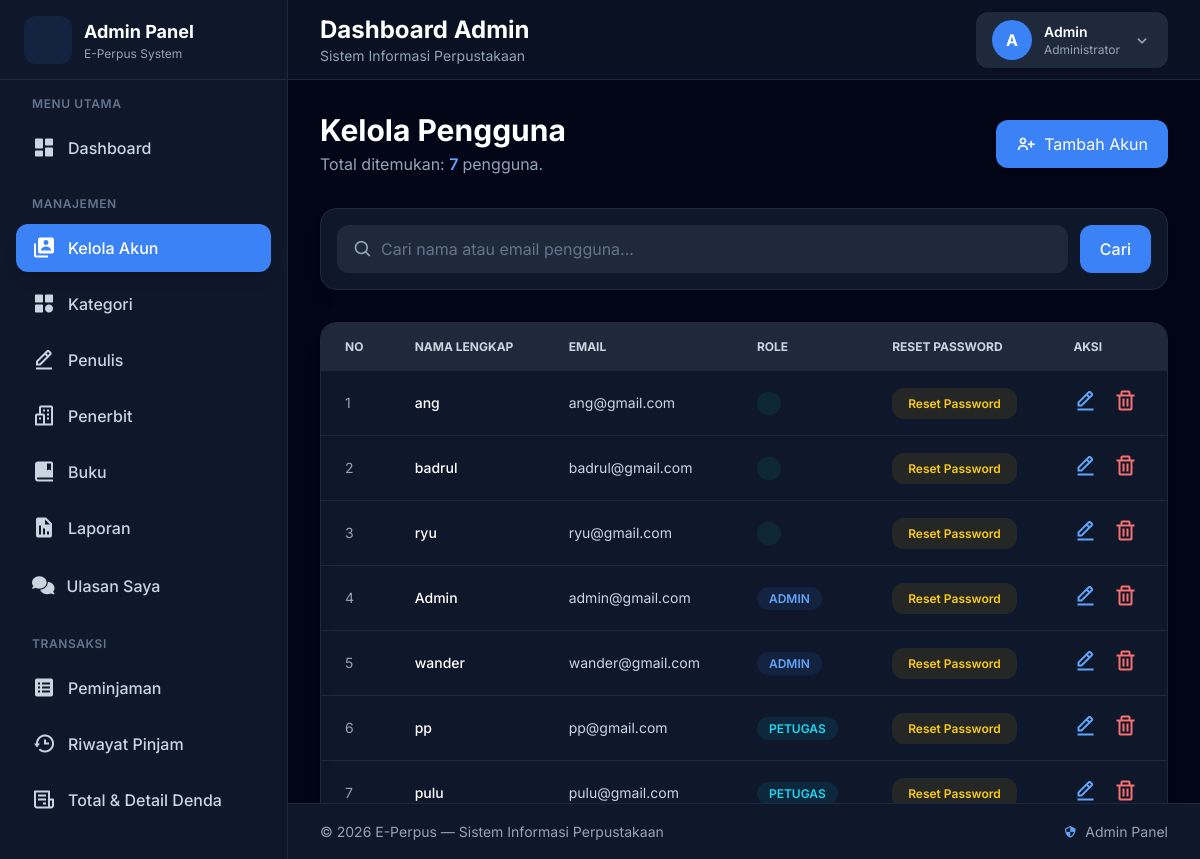
/admin/akun/user.php (signed in), run on the app's committed database.
### tables this page shows
CREATE TABLE `user` (
  `id_user` int(11) NOT NULL,
  `nama` varchar(100) DEFAULT NULL,
  `email` varchar(100) DEFAULT NULL,
  `password` text DEFAULT NULL,
  `role` enum('admin','petugas','user') NOT NULL DEFAULT 'user',
  `no_hp` varchar(20) DEFAULT NULL
);

### admin/akun/user.php (the view, shortened to what this page needs)
<?php
include __DIR__ . "/../../config/koneksi.php";
include __DIR__ . "/../../admin/layout/header.php";
$search = isset($_GET['search'])
    ? mysqli_real_escape_string($conn, $_GET['search'])
    : '';
if (!empty($search)) {
    $sql = "SELECT * FROM user
            WHERE nama LIKE '%$search%'
            OR email LIKE '%$search%'
            ORDER BY role ASC, nama ASC";
} else {
    $sql = "SELECT * FROM user
            ORDER BY role ASC, nama ASC";
}
$query = mysqli_query($conn, $sql);
?>
<script src="https://cdn.tailwindcss.com"></script>
<link href='https://unpkg.com/boxicons@2.1.4/css/boxicons.min.css' rel='stylesheet'>
<div class="flex flex-col md:flex-row md:items-center md:justify-between gap-5 mb-8">
    <div>
        <h2 class="text-3xl font-bold text-white">
            Kelola Pengguna
        </h2>
        <p class="text-slate-400 mt-1">
            Total ditemukan:
            <span class="text-blue-400 font-semibold">
                <?= mysqli_num_rows($query); ?>
            </span>
            pengguna.
        </p>
    </div>
    <a href="tambah.php"
       class="bg-blue-500 hover:bg-blue-600 transition px-5 py-3 rounded-xl text-white flex items-center gap-2 shadow-lg w-fit">
        <i class='bx bx-user-plus text-xl'></i>
        Tambah Akun
    </a>
</div>
<div class="bg-slate-900 border border-slate-800 rounded-2xl p-4 mb-8 shadow-lg">
    <form method="GET" class="flex items-center gap-3">
        <div class="flex-1 flex items-center bg-slate-800 rounded-xl px-4 py-3">
            <i class='bx bx-search text-slate-400 text-xl mr-2'></i>
            <input type="text"
                   name="search"
                   placeholder="Cari nama atau email pengguna..."
                   value="<?= htmlspecialchars($search) ?>"
                   class="bg-transparent outline-none text-white w-full placeholder:text-slate-500">
        </div>
        <button type="submit"
                class="bg-blue-500 hover:bg-blue-600 transition px-5 py-3 rounded-xl text-white font-medium">
            Cari
        </button>
    </form>
</div>
<div class="overflow-x-auto bg-slate-900 border border-slate-800 rounded-2xl shadow-xl">
    <table class="w-full text-left text-sm text-slate-300">
        <thead class="bg-slate-800 uppercase text-xs text-slate-300">
            <tr>
                <th class="px-6 py-4">No</th>
                <th class="px-6 py-4">Nama Lengkap</th>
                <th class="px-6 py-4">Email</th>
                <th class="px-6 py-4">Role</th>
                <th class="px-6 py-4">Reset Password</th>
                <th class="px-6 py-4">Aksi</th>
            </tr>
        </thead>
        <tbody>
            <?php
            $no = 1;
            if (mysqli_num_rows($query) > 0) {
                while ($row = mysqli_fetch_assoc($query)) {
            ?>
            <tr class="border-b border-slate-800 hover:bg-slate-800/50 transition">
                <td class="px-6 py-4 text-slate-400">
                    <?= $no++; ?>
                </td>
                <td class="px-6 py-4 font-medium text-white">
                    <?= htmlspecialchars($row['nama']); ?>
                </td>
                <td class="px-6 py-4 text-slate-300">
                    <?= htmlspecialchars($row['email']); ?>
                </td>
                <td class="px-6 py-4">
                    <?php
                    $role = strtolower($row['role']);
                    $badgeClass = match($role) {
                        'admin'   => 'bg-blue-500/10 text-blue-400',
                        'petugas' => 'bg-cyan-500/10 text-cyan-400',
                        default   => 'bg-emerald-500/10 text-emerald-400'
                    };
                    ?>
                    <span class="px-3 py-1 rounded-full text-xs font-semibold <?= $badgeClass; ?>">
                        <?= strtoupper($row['role']); ?>
                    </span>
                </td>
                <td class="px-6 py-4">
                    <a href="reset_password.php?id=<?= $row['id_user']; ?>"
                       onclick="confirmReset(event, this.href)"
                       class="bg-yellow-500/10 hover:bg-yellow-500/20 text-yellow-400 px-4 py-2 rounded-xl text-xs font-semibold transition">
                        Reset Password
                    </a>
                </td>
                <td class="px-6 py-4">
                    <div class="flex items-center gap-4">
                        <a href="edit_user.php?id=<?= $row['id_user']; ?>"
                           class="text-blue-400 hover:text-blue-300 text-2xl transition">
                            <i class='bx bx-edit-alt'></i>
                        </a>
                        <a href="hapus_user.php?id=<?= $row['id_user']; ?>"
                           onclick="confirmDelete(event, this.href)"
                           class="text-red-400 hover:text-red-300 text-2xl transition">
                            <i class='bx bx-trash'></i>
                        </a>
                    </div>
                </td>
            </tr>
            <?php
                }
            } ?>
        </tbody>
    </table>
</div>
<?php include '../../admin/layout/footer.php'; ?>

### admin/layout/header.php (shortened to what this page needs)
<!DOCTYPE html>
<html lang="id">
<head>
    <link href='https://unpkg.com/boxicons@2.1.4/css/boxicons.min.css' rel='stylesheet'>
    <link rel="stylesheet" href="https://cdnjs.cloudflare.com/ajax/libs/font-awesome/6.5.1/css/all.min.css">
    <script src="https://cdn.tailwindcss.com"></script>
</head>
<body class="bg-slate-950 text-white">
    <?php
    $current_page   = basename($_SERVER['PHP_SELF']);
    $current_folder = basename(dirname($_SERVER['PHP_SELF']));
    ?>
    <div class="flex min-h-screen">
        <aside class="w-72 bg-slate-900 border-r border-slate-800 flex flex-col shadow-2xl sticky top-0 h-screen">
            <div class="h-20 flex items-center gap-3 px-6 border-b border-slate-800">
                <div class="w-12 h-12 rounded-xl bg-blue-500/10 text-blue-400 flex items-center justify-center text-3xl">
                </div>
                <div>
                    <h1 class="text-lg font-bold text-white">
                        Admin Panel
                    </h1>
                    <p class="text-xs text-slate-400">
                        E-Perpus System
                    </p>
                </div>
            </div>
            <nav class="flex-1 overflow-y-auto p-4 space-y-6 scrollbar-thin scrollbar-thumb-slate-700">
                <div>
                    <p class="text-xs font-semibold text-slate-500 uppercase tracking-wider px-4 mb-3">
                        Menu Utama
                    </p>
                    <div class="space-y-2">
                        <a href="/library/admin/dashboard/index.php"
                            class="flex items-center gap-3 px-4 py-3 rounded-xl transition
                        <?= ($current_folder == 'dashboard')
                            ? 'bg-blue-500 text-white shadow-lg'
                            : 'text-slate-300 hover:bg-slate-800 hover:text-white'; ?>">
                            <i class='bx bxs-dashboard text-2xl'></i>
                            <span class="font-medium">
                                Dashboard
                            </span>
                        </a>
                    </div>
                </div>
                <div>
                    <p class="text-xs font-semibold text-slate-500 uppercase tracking-wider px-4 mb-3">
                        Manajemen
                    </p>
                    <div class="space-y-2">
                        <a href="/library/admin/akun/user.php"
                            class="flex items-center gap-3 px-4 py-3 rounded-xl transition
                        <?= ($current_page == 'user.php')
                            ? 'bg-blue-500 text-white shadow-lg'
                            : 'text-slate-300 hover:bg-slate-800 hover:text-white'; ?>">
                            <i class='bx bxs-user-account text-2xl'></i>
                            <span class="font-medium">
                                Kelola Akun
                            </span>
                        </a>
                        <a href="/library/admin/kategori/kategori.php"
                            class="flex items-center gap-3 px-4 py-3 rounded-xl transition
                        <?= ($current_page == 'kategori.php')
                            ? 'bg-blue-500 text-white shadow-lg'
                            : 'text-slate-300 hover:bg-slate-800 hover:text-white'; ?>">
                            <i class='bx bxs-category text-2xl'></i>
                            <span class="font-medium">
                                Kategori
                            </span>
                        </a>
                        <a href="/library/admin/penulis/index.php"
                            class="flex items-center gap-3 px-4 py-3 rounded-xl transition
                        <?= ($current_folder == 'penulis')
                            ? 'bg-blue-500 text-white shadow-lg'
                            : 'text-slate-300 hover:bg-slate-800 hover:text-white'; ?>">
                            <i class='bx bx-edit-alt text-2xl'></i>
                            <span class="font-medium">
                                Penulis
                            </span>
                        </a>
                        <a href="/library/admin/penerbit/index.php"
                            class="flex items-center gap-3 px-4 py-3 rounded-xl transition
                        <?= ($current_folder == 'penerbit')
                            ? 'bg-blue-500 text-white shadow-lg'
                            : 'text-slate-300 hover:bg-slate-800 hover:text-white'; ?>">
                            <i class='bx bx-buildings text-2xl'></i>
                            <span class="font-medium">
                                Penerbit
                            </span>
                        </a>
                        <a href="/library/admin/buku/buku.php"
                            class="flex items-center gap-3 px-4 py-3 rounded-xl transition
                        <?= ($current_page == 'buku.php')
                            ? 'bg-blue-500 text-white shadow-lg'
                            : 'text-slate-300 hover:bg-slate-800 hover:text-white'; ?>">
                            <i class='bx bxs-book-bookmark text-2xl'></i>
                            <span class="font-medium">
                                Buku
                            </span>
                        </a>
                        <a href="/library/admin/laporan/index.php"
                            class="flex items-center gap-3 px-4 py-3 rounded-xl transition
                        <?= ($current_folder == 'laporan')
                            ? 'bg-blue-500 text-white shadow-lg'
                            : 'text-slate-300 hover:bg-slate-800 hover:text-white'; ?>">
                            <i class='bx bxs-report text-2xl'></i>
                            <span class="font-medium">
                                Laporan
                            </span>
                        </a>
                        <a href="/library/admin/ulasan/index.php"
                            class="flex items-center gap-3 px-4 py-3 rounded-2xl transition
                            <?= ($current_folder == 'ulasan')
                                ? 'bg-blue-500 text-white shadow-lg'
                                : 'text-slate-300 hover:bg-slate-800 hover:text-white'; ?>">
                            <i class="fa-solid fa-comments text-lg"></i>
                            <span class="font-medium">Ulasan Saya</span>
                        </a>
                    </div>
                </div>
                <div>
                    <p class="text-xs font-semibold text-slate-500 uppercase tracking-wider px-4 mb-3">
                        Transaksi
                    </p>
                    <div class="space-y-2">
                        <a href="/library/admin/peminjaman/peminjaman.php"
                            class="flex items-center gap-3 px-4 py-3 rounded-xl transition
                        <?= ($current_folder == 'peminjaman')
                            ? 'bg-blue-500 text-white shadow-lg'
                            : 'text-slate-300 hover:bg-slate-800 hover:text-white'; ?>">
                            <i class='bx bxs-spreadsheet text-2xl'></i>
                            <span class="font-medium">
                                Peminjaman
                            </span>
                        </a>
                        <a href="/library/admin/riwayat/riwayat.php"
                            class="flex items-center gap-3 px-4 py-3 rounded-xl transition
                        <?= ($current_folder == 'riwayat')
                            ? 'bg-blue-500 text-white shadow-lg'
                            : 'text-slate-300 hover:bg-slate-800 hover:text-white'; ?>">
                            <i class='bx bx-history text-2xl'></i>
                            <span class="font-medium">
                                Riwayat Pinjam
                            </span>
                        </a>
                        <a href="/library/admin/denda/total.php"
                            class="flex items-center gap-3 px-4 py-3 rounded-xl transition
                        <?= ($current_folder == 'transaksi')
                            ? 'bg-blue-500 text-white shadow-lg'
                            : 'text-slate-300 hover:bg-slate-800 hover:text-white'; ?>">
                            <i class='bx bx-receipt text-2xl'></i>
                            <span class="font-medium">
                                Total & Detail Denda
                            </span>
                        </a>
                    </div>
                </div>
            </nav>
        </aside>
        <main class="flex-1 h-screen overflow-y-auto">
            <div class="h-20 border-b border-slate-800 bg-slate-900/70 backdrop-blur px-8 flex items-center justify-between">
                <div>
                    <h2 class="text-2xl font-bold text-white">
                        Dashboard Admin
                    </h2>
                    <p class="text-sm text-slate-400">
                        Sistem Informasi Perpustakaan
                    </p>
                </div>
                <div class="relative">
                    <button id="profileButton"
                        class="flex items-center gap-3 bg-slate-800 hover:bg-slate-700 transition px-4 py-2 rounded-xl">
                        <div class="w-10 h-10 rounded-full bg-blue-500 flex items-center justify-center font-bold text-white">
                            <?= strtoupper(substr($_SESSION['nama'], 0, 1)); ?>
                        </div>
                        <div class="text-left">
                            <h4 class="text-sm font-semibold text-white">
                                <?= htmlspecialchars($_SESSION['nama']); ?>
                            </h4>
                            <p class="text-xs text-slate-400">
                                Administrator
                            </p>
                        </div>
                        <i class='bx bx-chevron-down text-xl text-slate-400'></i>
                    </button>
                </div>
            </div>
            <div class="p-8">

### admin/layout/footer.php (shortened to what this page needs)
        </div>
    </main>
</div>
<footer class="fixed bottom-0 left-72 right-0 h-14 bg-slate-900 border-t border-slate-800 flex items-center justify-between px-8 text-sm text-slate-400">
    <p>
        © <?= date('Y') ?> E-Perpus — Sistem Informasi Perpustakaan
    </p>
    <div class="flex items-center gap-2">
        <i class='bx bx-shield-quarter text-blue-400'></i>
        <span>Admin Panel</span>
    </div>
</footer>
</body>
</html>

### admin/layout/header.php (style rules this page uses)
body { font-family: 'Inter', sans-serif; }

### data on the page
user: nama "ang", email "ang@gmail.com"
user: nama "badrul", email "badrul@gmail.com"
user: nama "ryu", email "ryu@gmail.com"
user: nama "Admin", email "admin@gmail.com", role "ADMIN"
user: nama "wander", email "wander@gmail.com", role "ADMIN"
user: nama "pp", email "pp@gmail.com", role "PETUGAS"
user: nama "pulu", email "pulu@gmail.com", role "PETUGAS"

### other printed values
substr($_SESSION['nama'], 0, 1) "A"
$_SESSION['nama'] "Admin"
mysqli_num_rows($query) "7"
